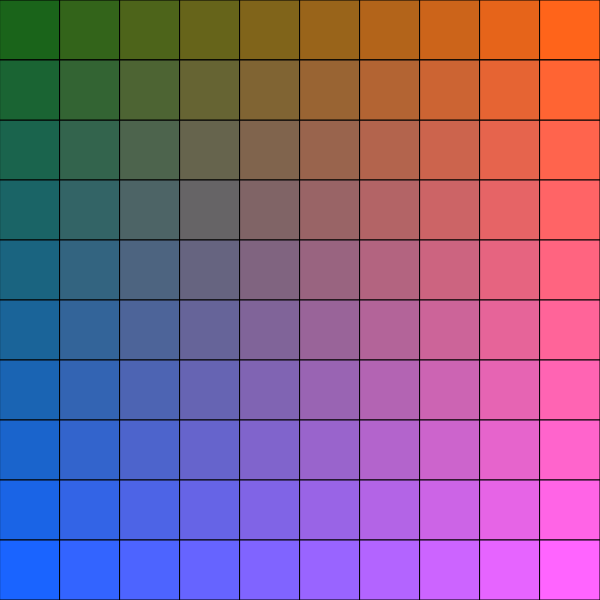
Frame 1 (no input)
Frame 60 (no input): identical to frame 1, image omitted
Frame 120 (the mouse pressed at the canvas centre since frame 60): identical to frame 1, image omitted

The p5.js sketch that drew this single still picture (run headless with seeded random() and noise() and a simulated clock; from frame 60 on, the mouse is pressed at the canvas centre):

// p5.js sketch
// ── sketch.js
const number_of_boxes_in_row = 10;
const number_of_boxes_in_column = 10;

let box_width, box_height;

function setup(){
    createCanvas(600,600);
    box_height = height/number_of_boxes_in_column;
    box_width = width/number_of_boxes_in_row;
    // TASK #1 - set the box_width as the width of the canvas
    // divided by the number of boxes in a row.
}

function draw(){
    // TASK #2 - loop through each box in the row by
    // replacing the blank with the correct number/variable
    for(let i = 0; i < number_of_boxes_in_row ; i++){
        const y = box_height; //0
        // TASK #3 - replace the blank with the y-coordinate for 
        // current box
        // HINT: it will always be the same

        const x = i*box_width;
    

        // TASK #4 - replace the blank with the x-coordinate for 
        // current box
        // HINT: this changes with each box in the row
        // depending on it's place. Think about how the box_width
        // plays a role in this.

        // TASK #5 - At the top of the document change the 
        // number_of_boxes_in_row variable to another
        // number (like 20 or 50). The boxes should still take up
        // the whole width of the canvas. If you see something
        // different, check over what you've done!

        // TASK #6 - In the setup function, change the width of the 
        // canvas to something else (like 1000). The boxes should 
        // still take up the whole width of the canvas. If you see 
        // something different, check over what you've done!

        // TASK #7 - At the stop of this script, set the 
        // variable "number_of_boxes_in_column" to 10

        // TASK #8 - Create another for loop under this task that
        // loops through each box in the column, using "j" as the 
        // iterator.
        // HINT: the code will look very similar to the first "for"
        // loop. 
        // NOTE: this is a nested "for" loop, a loop within
        // a loop! Loop-ception?

    for (let j = 0; j < number_of_boxes_in_column; j++){
    const y = j*box_height;
    // const x = j*box_width; 
        customFill (i,y);
        rect(x,y,box_width,box_height);
        }
    

        // create 2nd loop here!

        // TASK #9 - comment out the "const y" from earlier
        
        // TASK #10 - In the setup function, change the value of 
        // "box_height" to the height of the canvas divided by the
        // number of boxes in a column.

        // TASK #11 - Within the second "for" loop, create a
        // "const y" as the y-coordinate for the current box
        // HINT: this changes with each box in the column depending
        // on it's place. Think about how the box_height plays a
        // role with this.

        // TASK #12 - cut and paste the code for drawing the box into the 2nd "for" loop

        // Drawing box
        customFill(i,y);
        rect(x,y,box_width,box_height);
    }
}

 


//         // TASK #13 - At the top of the document change the 
//         // number_of_boxes_in_column variable to another
//         // number (like 20 or 50). The boxes should still take up
//         // the whole height of the canvas. If you see something
//         // different, check over what you've done!

//         // TASK #14 - In the setup function, change the height of the 
//         // canvas to something else (like 1000). The boxes should 
//         // still take up the whole height of the canvas. If you see 
//         // something different, check over what you've done!

//         // EXTRA CREDIT - Replace the code for drawing boxes with your
//         // own code that allows a mouse click on the box to change
//         // the color of that specific box
//     }


// /**
//  * Create color fill according to position of box and
//  * total number of boxes.
//  * @param {Number} i position of box in row
//  * @param {Number} y y-coordinate for box in column
//  */
const customFill = function(i,y){
    const j = y/box_height;
    fill(255/number_of_boxes_in_row * (i+1), 100, 255/number_of_boxes_in_column * (j+1) );
}












// const number_of_boxes_in_row = 10;
// const number_of_boxes_in_column = 10;

// let box_width, box_height;

// function setup(){
//    createCanvas(600,1000);
//    box_height = height/number_of_boxes_in_column;
//    box_width = width/number_of_boxes_in_row;
//    // TASK #1 - set the box_width as the width of the canvas
//    // divided by the number of boxes in a row.
// }

// function draw(){
//    // TASK #2 - loop through each box in the row by
//    // replacing the blank with the correct number/variable
//    for(let i = 0; i < number_of_boxes_in_row; i++){
//        // const y = 0;
//        // TASK #3 - replace the blank with the y-coordinate for 
//        // current box
//        // HINT: it will always be the same

//        const x = i * box_width;
//        // TASK #4 - replace the blank with the x-coordinate for 
//        // current box
//        // HINT: this changes with each box in the row
//        // depending on it's place. Think about how the box_width
//        // plays a role in this.

//        // TASK #5 - At the top of the document change the 
//        // number_of_boxes_in_row variable to another
//        // number (like 20 or 50). The boxes should still take up
//        // the whole width of the canvas. If you see something
//        // different, check over what you've done!

//        // TASK #6 - In the setup function, change the width of the 
//        // canvas to something else (like 1000). The boxes should 
//        // still take up the whole width of the canvas. If you see
//        // something different, check over what you've done!

//        // TASK #7 - At the stop of this script, set the 
//        // variable "number_of_boxes_in_column" to 10

//        // TASK #8 - Create another for loop under this task that
//        // loops through each box in the column, using "j" as the 
//        // iterator.
//        // HINT: the code will look very similar to the first "for"
//        // loop. 
//        // NOTE: this is a nested "for" loop, a loop within
//        // a loop! Loop-ception?

//        for(let j=0; j<number_of_boxes_in_column; j++){
//            const y = j*box_height;
//                // Drawing box
//            customFill(i,y);
//            rect(x,y,box_width,box_height);
//        }

//        // create 2nd loop here!

//        // TASK #9 - comment out the "const y" from earlier
       
//        // TASK #10 - In the setup function, change the value of 
//        // "box_height" to the height of the canvas divided by the
//        // number of boxes in a column.

//        // TASK #11 - Within the second "for" loop, create a
//        // "const y" as the y-coordinate for the current box
//        // HINT: this changes with each box in the column depending
//        // on it's place. Think about how the box_height plays a
//        // role with this.

//        // TASK #12 - cut and paste the code for drawing the box into the 2nd "for" loop

   

//        // TASK #13 - At the top of the document change the 
//        // number_of_boxes_in_column variable to another
//        // number (like 20 or 50). The boxes should still take up
//        // the whole height of the canvas. If you see something
//        // different, check over what you've done!

//        // TASK #14 - In the setup function, change the height of the 
//        // canvas to something else (like 1000). The boxes should 
//        // still take up the whole height of the canvas. If you see 
//        // something different, check over what you've done!

//        // EXTRA CREDIT - Replace the code for drawing boxes with your
//        // own code that allows a mouse click on the box to change
//        // the color of that specific box
//    }
// }

// /**
// * Create color fill according to position of box and
// * total number of boxes.
// * @param {Number} i position of box in row
// * @param {Number} y y-coordinate for box in column
// */
// const customFill = function(i,y){
//    const j = y/box_height;
// fill(255/number_of_boxes_in_row * (i+1), 100, 255/number_of_boxes_in_column * (j+1) );
// }
// Jump
// Message Input

// Message #general













// const number_of_boxes_in_row = 10;
// const number_of_boxes_in_column = 10;
// let box_width, box_height;
// function setup(){
//     createCanvas(600,600);
//     box_height = height/number_of_boxes_in_column;
//     box_width = width/number_of_boxes_in_row;
//     // TASK #1 - set the box_width as the width of the canvas
//     // divided by the number of boxes in a row.
// }
// function draw(){
//     // TASK #2 - loop through each box in the row by
//     // replacing the blank with the correct number/variable
//     for(let i = 0; i < number_of_boxes_in_row; i++){
//         //const y = 0;
//         // TASK #3 - replace the blank with the y-coordinate for 
//         // current box
//         // HINT: it will always be the same
//         const x = i*box_width;
//         // TASK #4 - replace the blank with the x-coordinate for 
//         // current box
//         // HINT: this changes with each box in the row
//         // depending on it's place. Think about how the box_width
//         // plays a role in this.
        
//         // TASK #5 - At the top of the document change the 
//         // number_of_boxes_in_row variable to another
//         // number (like 20 or 50). The boxes should still take up
//         // the whole width of the canvas. If you see something
//         // different, check over what you've done!
//         // TASK #6 - In the setup function, change the width of the 
//         // canvas to something else (like 1000). The boxes should 
//         // still take up the whole width of the canvas. If you see 
//         // something different, check over what you've done!
//         // TASK #7 - At the stop of this script, set the 
//         // variable "number_of_boxes_in_column" to 10
//         // TASK #8 - Create another for loop under this task that
//         // loops through each box in the column, using "j" as the 
//         // iterator.
//         // HINT: the code will look very similar to the first "for"
//         // loop. 
//         // NOTE: this is a nested "for" loop, a loop within
//         // a loop! Loop-ception?
//         for (let j = 0; j < number_of_boxes_in_column; j++){ 
//             const y = j* box_height; ;
//             customFill(i,y);
//             rect(x,y,box_width,box_height);
//         }
//         if (mouseIsPressed) {
//             //where is mouse clicking 
//             const a = round(mouseX*10/ height); 
//             const b = round(mouseY*10/ width)-1;
//             // console.log(b); 
//             console.log(a, b);  
//             fill("red"); 
//             rect(a * box_width,b *box_height,box_width,box_height);
//         }
//         // create 2nd loop here!
//         // TASK #9 - comment out the "const y" from earlier
        
//         // TASK #10 - In the setup function, change the value of 
//         // "box_height" to the height of the canvas divided by the
//         // number of boxes in a column.
//         // TASK #11 - Within the second "for" loop, create a
//         // "const y" as the y-coordinate for the current box
//         // HINT: this changes with each box in the column depending
//         // on it's place. Think about how the box_height plays a
//         // role with this.
//         // TASK #12 - cut and paste the code for drawing the box into the 2nd "for" loop
//         // Drawing box
        
//         // TASK #13 - At the top of the document change the 
//         // number_of_boxes_in_column variable to another
//         // number (like 20 or 50). The boxes should still take up
//         // the whole height of the canvas. If you see something
//         // different, check over what you've done!
//         // TASK #14 - In the setup function, change the height of the 
//         // canvas to something else (like 1000). The boxes should 
//         // still take up the whole height of the canvas. If you see 
//         // something different, check over what you've done!
//         // EXTRA CREDIT - Replace the code for drawing boxes with your
//         // own code that allows a mouse click on the box to change
//         // the color of that specific box
//     }
// }
// /**
//  * Create color fill according to position of box and
//  * total number of boxes.
//  * @param {Number} i position of box in row
//  * @param {Number} y y-coordinate for box in column
//  */
// function mouseClicked(){ 
    
//     // let d = 0; 
//     // let e = 0
//     // while(d < number_of_boxes_in_row){
//     //     while(e < number_of_boxes_in_column){
//     //         if( a === d || b === e){ 
//     //             fill("red"); 
//     //             rect(a * box_width,b *box_height,box_width,box_height);}
//     //     e++;
//     // d++; 
    
//     //         } }
// }
    
    
// const customFill = function(i,y){
//     const j = y/box_height;
//     fill(255/number_of_boxes_in_row * (i+1), 100, 255/number_of_boxes_in_column * (j+1) );
// }
